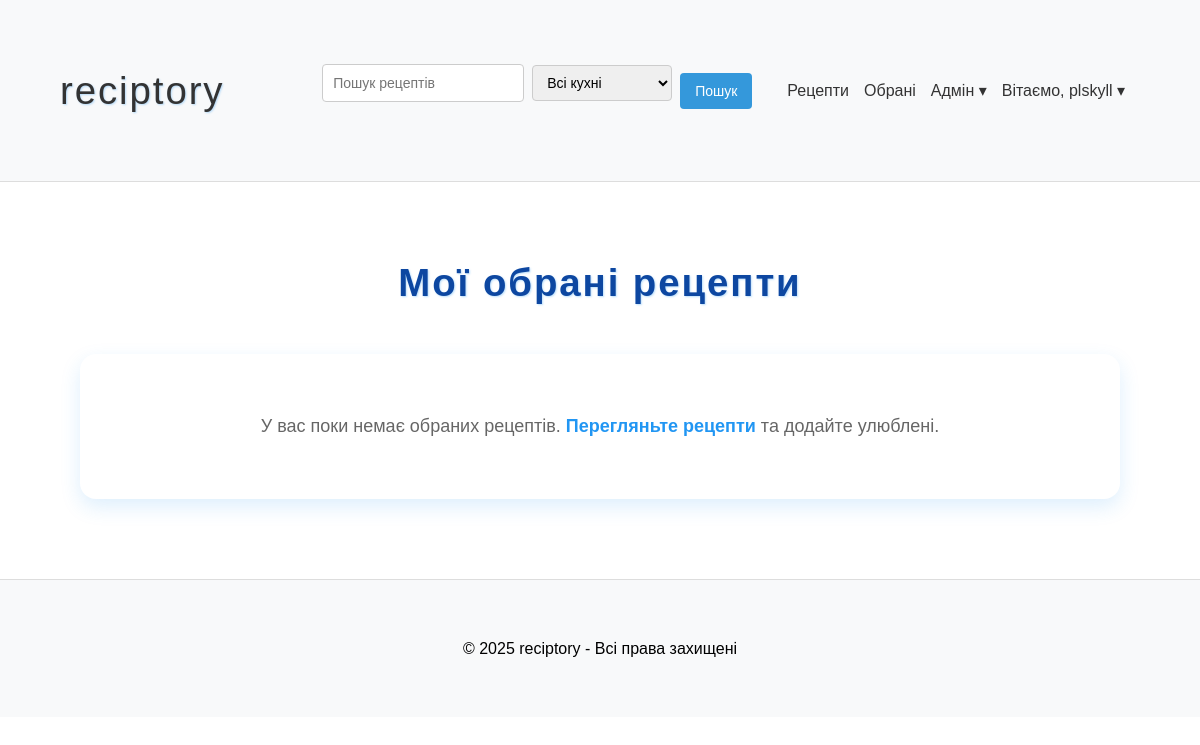
The page /favorites/ (signed in) on the database as committed earlier.
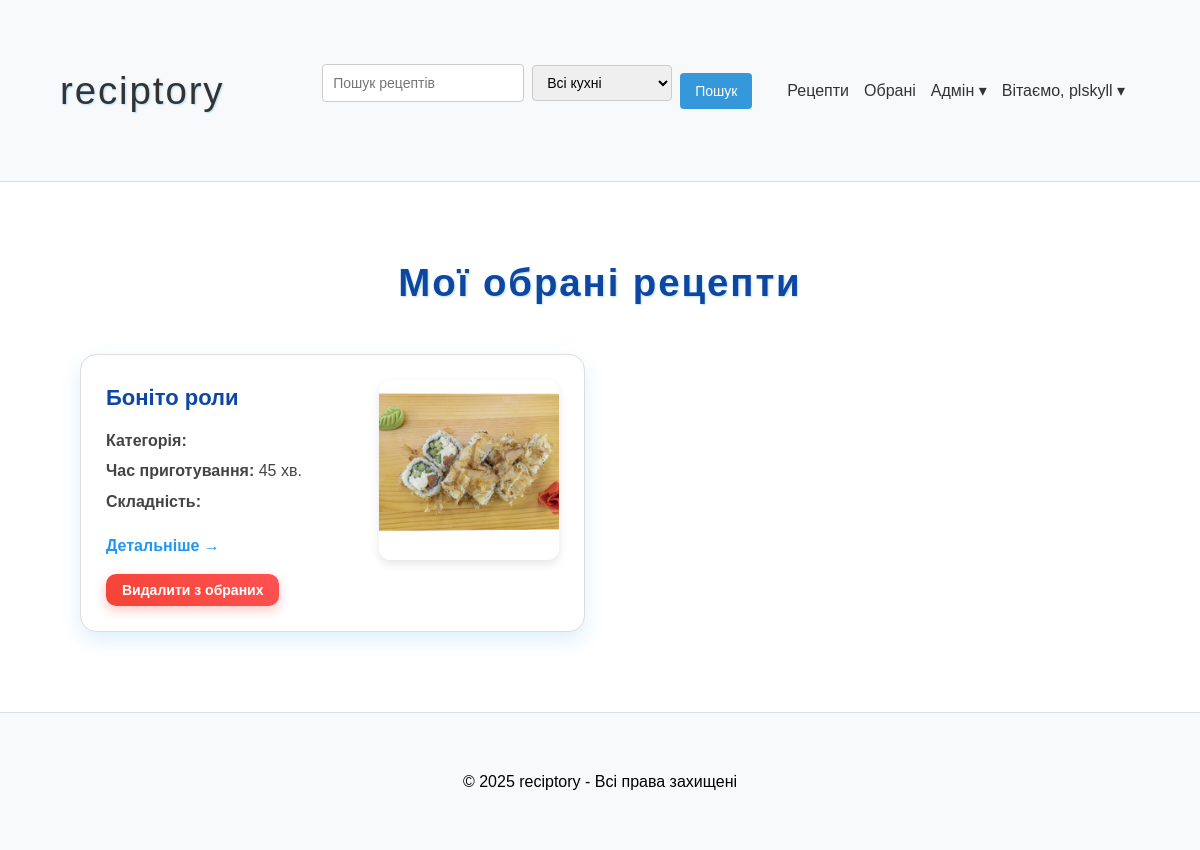
The same page on the database as committed later.
### polls/models.py (models this page shows, shortened)
class Recipe(models.Model):
    CUISINE_CHOICES = [
        ('ukrainian', 'Українська'),
        ('italian', 'Італійська'),
        ('french', 'Французька'),
        ('indian', 'Індійська'),
        ('chinese', 'Китайська'),
        ('japanese', 'Японська'),
        ('american', 'Американська'),
        ('mexican', 'Мексиканська'),
        ('thai', 'Тайська'),
        ('other', 'Інша'),
    ]
    title = models.CharField(max_length=200, verbose_name="Назва")
    ingredients = models.TextField(verbose_name="Інгредієнти")
    instructions = models.TextField(verbose_name="Інструкції")
    cooking_time = models.PositiveIntegerField(verbose_name="Час приготування (хв)")
    cuisine = models.CharField(max_length=20, choices=CUISINE_CHOICES, default='ukrainian', verbose_name="Кухня")
    author = models.ForeignKey(User, on_delete=models.CASCADE, related_name='recipes', verbose_name="Автор")
    created_at = models.DateTimeField(auto_now_add=True, verbose_name="Створено")
    updated_at = models.DateTimeField(auto_now=True, verbose_name="Оновлено")
    image = models.ImageField(upload_to='recipes/', null=True, blank=True, verbose_name="Зображення")
    class Meta:
        verbose_name = "Рецепт"
        verbose_name_plural = "Рецепти"
        ordering = ['-created_at']

### polls/views.py (the view)
# urls.py: path('favorites/', views.favorite_list, name='favorite_list'),
@login_required
def favorite_list(request):
    favorites = Favorite.objects.filter(user=request.user).select_related('recipe')
    recipes = [fav.recipe for fav in favorites]
    return render(request, 'favorite_list.html', {'favorites': recipes})

### polls/templates/favorite_list.html (shortened to what this page needs)
{% extends "base.html" %}
{% load static %}
{% block content %}
<div class="my-recipes-container">
    <h1>Мої обрані рецепти</h1>
    {% if favorites %}
        <div class="recipe-grid">
            {% for recipe in favorites %}
                <div class="recipe-card" id="recipe-{{ recipe.id }}">
                    <div class="recipe-info">
                        <h3><a href="{% url 'polls:recipe_detail' recipe.id %}">{{ recipe.title }}</a></h3>
                        <p><strong>Категорія:</strong> {{ recipe.category.name }}</p>
                        <p><strong>Час приготування:</strong> {{ recipe.cooking_time }} хв.</p>
                        <p><strong>Складність:</strong> {{ recipe.get_difficulty_display }}</p>
                        <div class="recipe-actions">
                            <a href="{% url 'polls:recipe_detail' recipe.id %}" class="details-link">Детальніше →</a>
                            <div class="author-actions">
                                <form method="post" action="{% url 'polls:toggle_favorite' recipe.id %}" class="favorite-form" data-recipe-id="{{ recipe.id }}">
                                    <button type="submit" class="delete-btn">Видалити з обраних</button>
                                </form>
                            </div>
                        </div>
                    </div>
                    <div class="recipe-image">
                        {% if recipe.image %}
                            <img src="{{ recipe.image.url }}" alt="Фото рецепту {{ recipe.title }}">
                        {% else %}
                            <img src="{% static 'images/no_image_available.png' %}" alt="Фото відсутнє">
                        {% endif %}
                    </div>
                </div>
            {% endfor %}
        </div>
    {% else %}
        <div class="no-recipes">
            <p>У вас поки немає обраних рецептів. <a href="{% url 'polls:recipe_list' %}">Перегляньте рецепти</a> та додайте улюблені.</p>
        </div>
    {% endif %}
</div>
{% endblock %}

Rows that differ between the two databases and show on the page:
added Recipe: title "Боніто роли", cooking_time "45", image (picture)
Other text that changed with them:
text no longer shown: "У вас поки немає обраних рецептів. Перегляньте рецепти та додайте улюблені."
